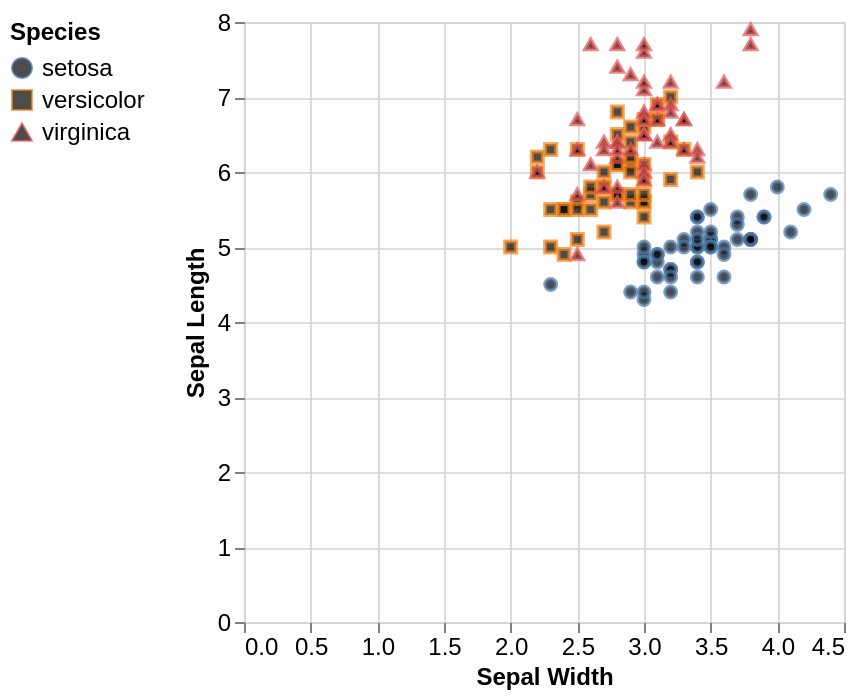

Notebook code cell kept with this figure:
### Code cell
point = (
    alt.Chart(iris_dataset)
    .mark_point()
    .encode(
        x=alt.X('sepalWidth', title='Sepal Width'),
        y=alt.Y('sepalLength', title='Sepal Length'),
        shape=alt.Shape('species:N', title='Species', legend=alt.Legend(orient='left')),
        color=alt.Color('species:N', title='Species', legend=alt.Legend(orient='left')),
    )
)

point

### Figure 1 — Vega-Lite specification as saved in the notebook (floating-point values rounded to 4 significant figures; data arrays with more than 128 entries replaced by an {"elided": "..."} marker saying what was removed)
{"config": {"background": "white", "title": {"fontSize": 16, "font": "Helvetica", "color": "black", "anchor": "start"}, "axis": {"domain": false, "tickColor": "gray", "labelFont": "Helvetica", "labelFontSize": 12, "titleFont": "Helvetica", "titleFontSize": 12, "titleColor": "black", "gridColor": "lightgray", "gridWidth": 0.8}, "legend": {"labelFont": "Helvetica", "labelFontSize": 12, "titleFont": "Helvetica", "titleFontSize": 12}, "mark": {"color": "black", "fill": "black", "strokeWidth": 1}}, "data": {"name": "data-5492ad92962bad06c6c3f4c2fd78919a"}, "mark": {"type": "point"}, "encoding": {"color": {"field": "species", "legend": {"orient": "left"}, "title": "Species", "type": "nominal"}, "shape": {"field": "species", "legend": {"orient": "left"}, "title": "Species", "type": "nominal"}, "x": {"field": "sepalWidth", "title": "Sepal Width", "type": "quantitative"}, "y": {"field": "sepalLength", "title": "Sepal Length", "type": "quantitative"}}, "$schema": "https://vega.github.io/schema/vega-lite/v5.20.1.json", "datasets": {"data-5492ad92962bad06c6c3f4c2fd78919a": {"elided": "150 records"}}}
